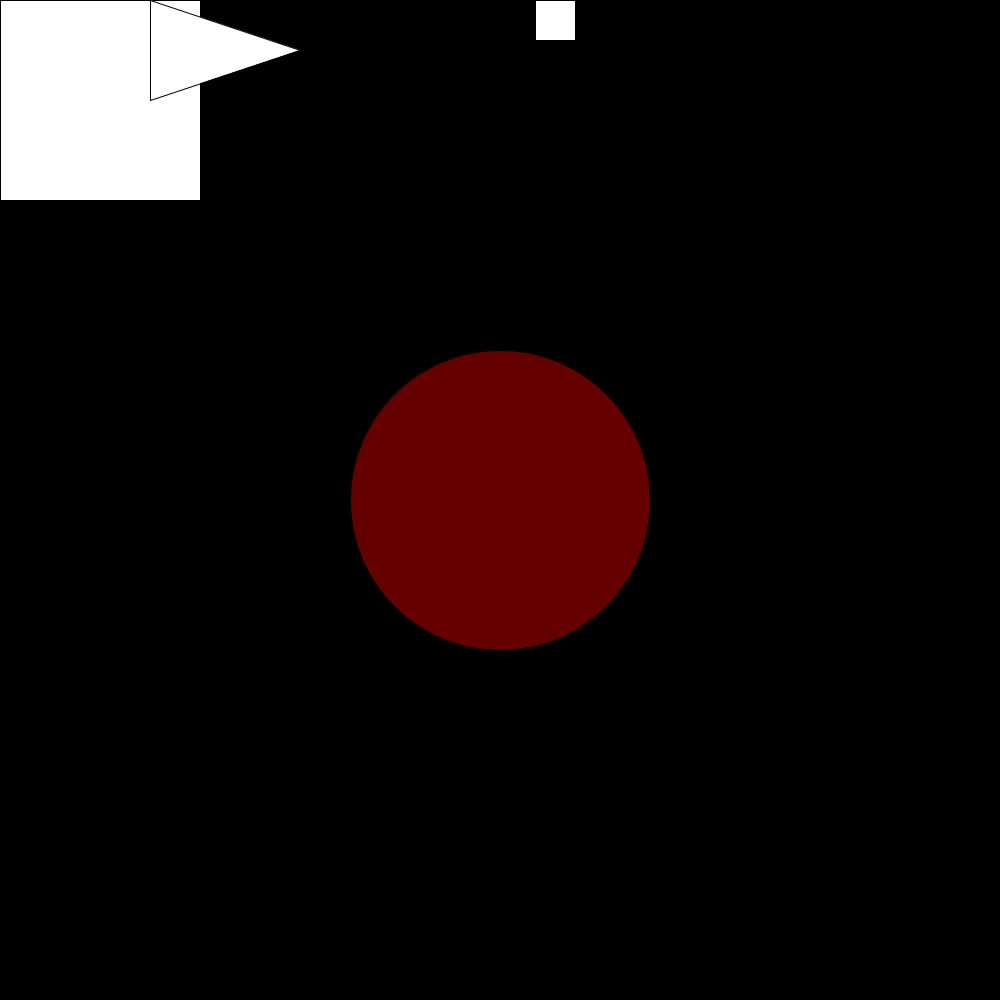
Frame 1 (no input)
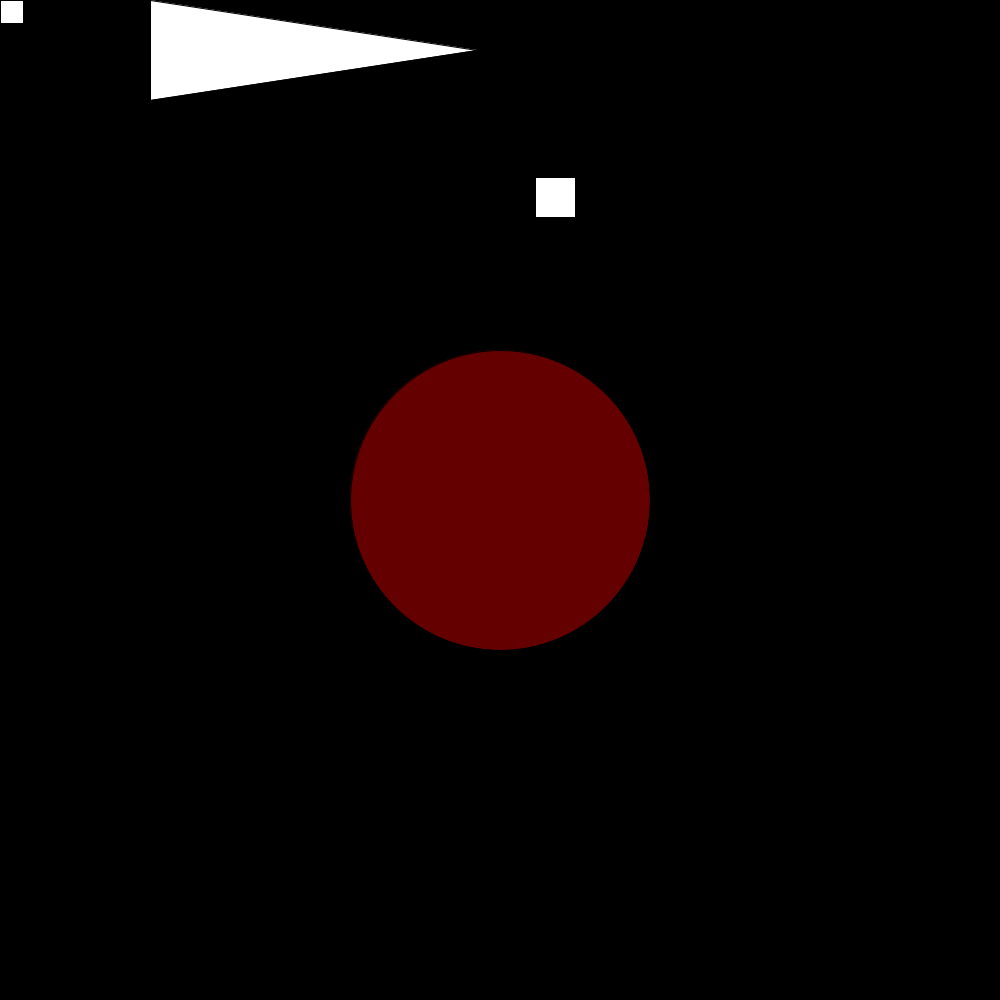
Frame 60 (the mouse pressed at the canvas centre just before this capture)
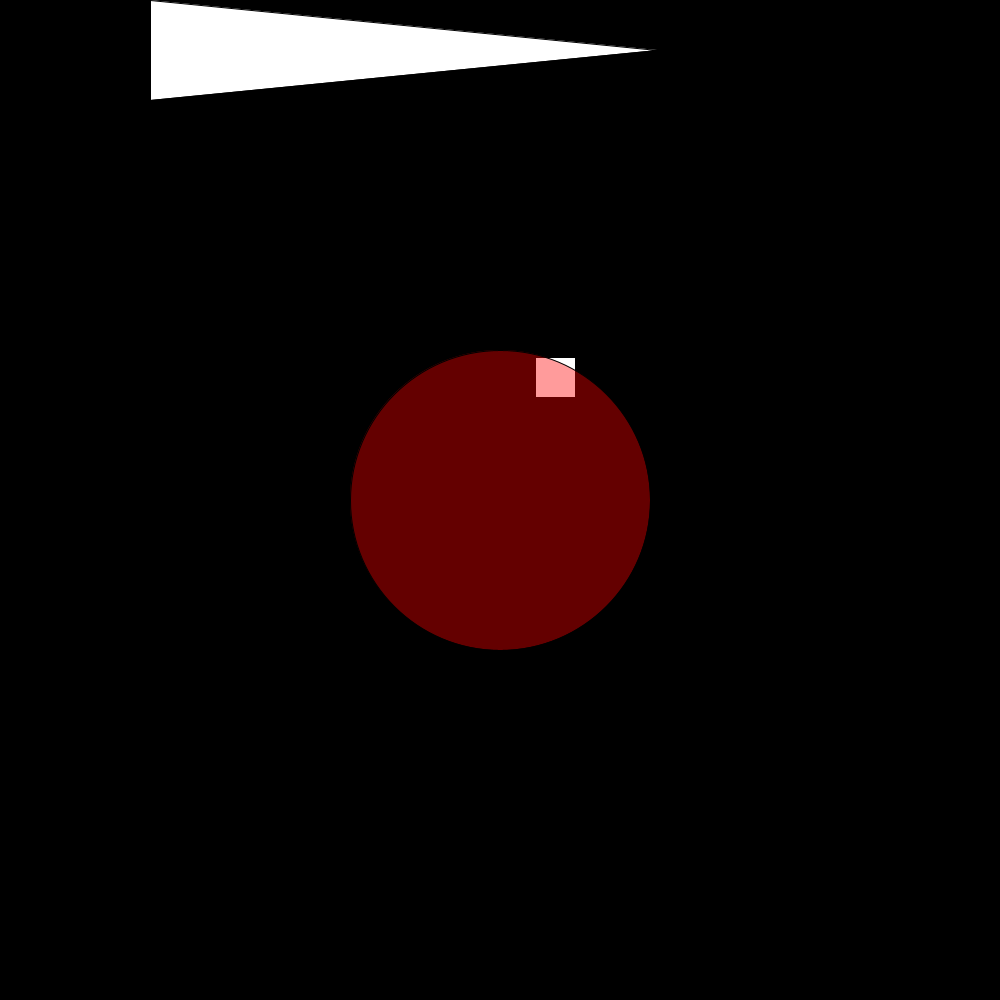
Frame 120 (the mouse held since frame 60 and released just before this capture)

The Processing sketch that drew these frames (run headless with seeded random() and noise(); from frame 60 on, the mouse is pressed at the canvas centre):

// Processing sketch: Revese_Engineering_Variables
// ── Revese_Engineering_Variables.pde
float f = 0;
float size = 200;
float x = 300;
void setup() { // called once
  size(1000, 1000);
  
}
void draw() { // in a loop
  background(0);
  fill(#FFFFFF);
  square (0,0, size);
  triangle (150, 0, 150, 100, x, 50);
  square (535, f, 40);
  fill(255, 0, 0, 100);
  circle(width / 2,
  height / 2,
  300);
  f = f + 3;
  size = size - 3;
  x = x + 3;
}
